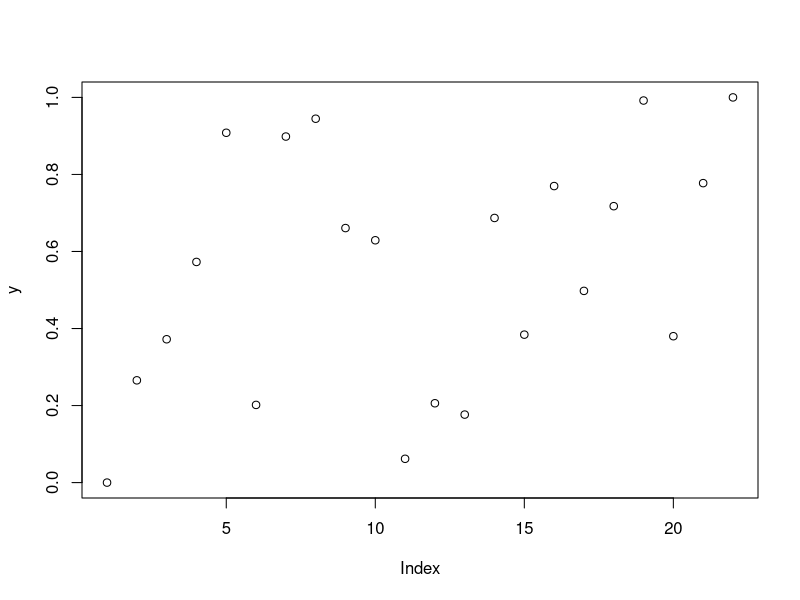
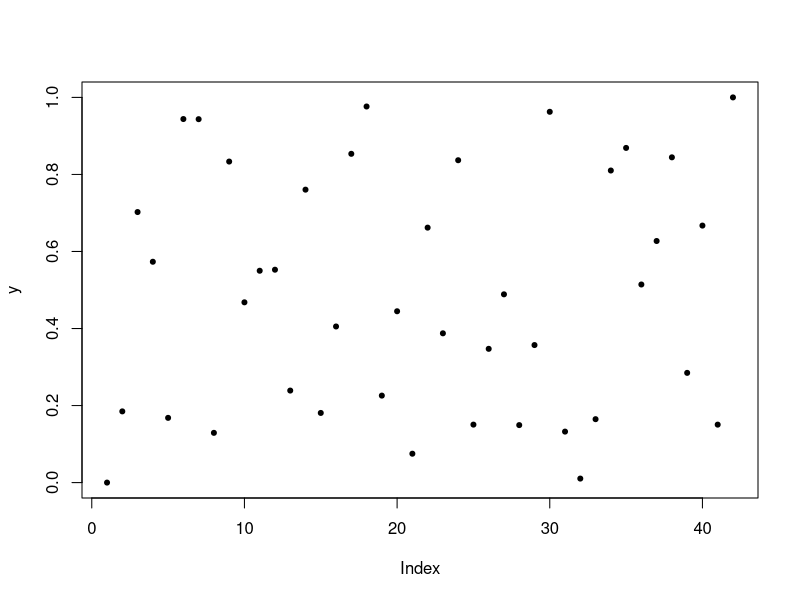

The R source for these figures, in order:
# Create some images
file <- "inst/extdata/runif1.png"
png(file, width = 600, height = 400)
set.seed(1); y <- c(0, runif(20), 1)
plot(y)
dev.off()

file <- "inst/extdata/runif2.png"
png(file, width = 600, height = 400)
set.seed(2); y <- c(0, runif(40), 1)
plot(y, pch = 20)
dev.off()
